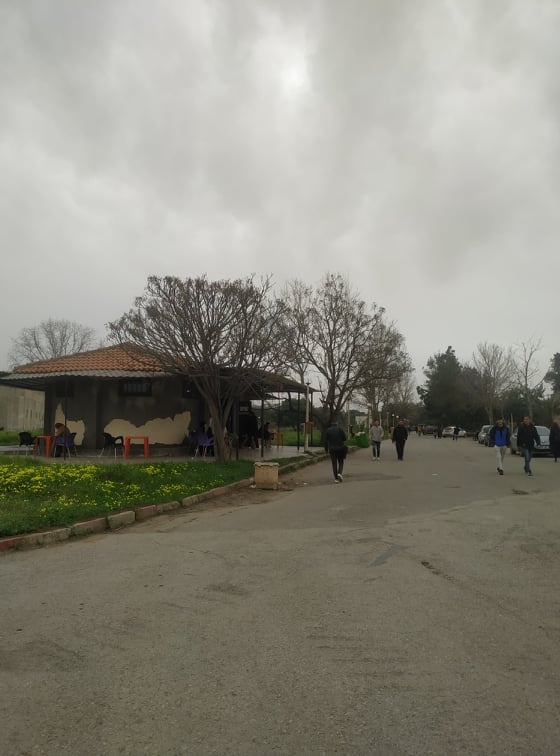
#> input picture Homography/image5.jpg, 560 x 756 px
$ jupyter execute stitch.ipynb
#> lines starting #> are read from the running program, lines starting #| are printed output that depends on the picture
[cell 1]
import cv2
import numpy as np
import matplotlib.pyplot as plt

[cell 2]
img_r = cv2.imread('image5.jpg')
#> img_r is the input picture: shape (756, 560, 3); mean B, G, R 126, 137.1, 139.3
imgr = cv2.cvtColor(img_r,cv2.COLOR_BGR2GRAY)
cv2.imshow('original_image_right', img_r)
#original_image_left
img_l = cv2.imread('image4.jpg')
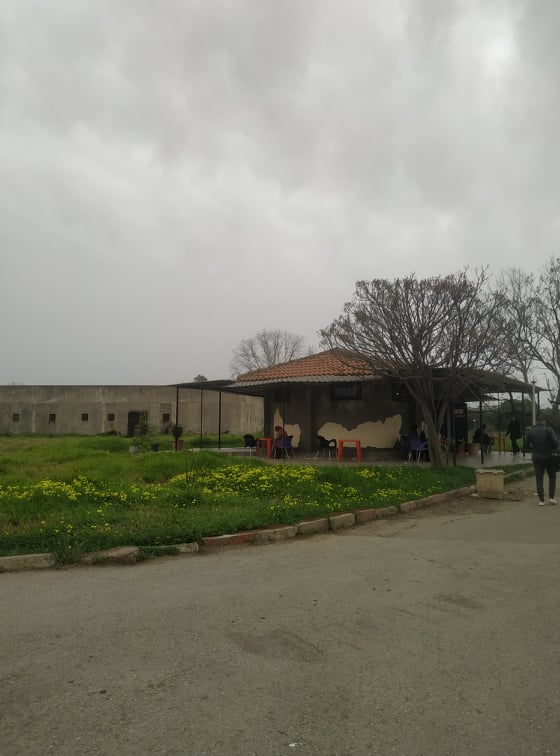
#> input picture Homography/image4.jpg, 560 x 756 px
#> img_l is the input picture: shape (756, 560, 3); mean B, G, R 123, 136.3, 136.9
imgl = cv2.cvtColor(img_l,cv2.COLOR_BGR2GRAY)
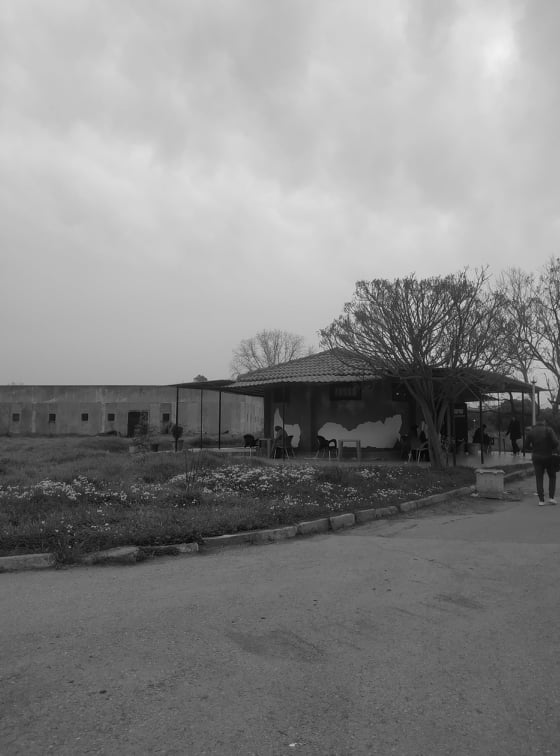
#> imgl: shape (756, 560); min 0, max 241, mean 134.9

sift = cv2.SIFT_create() # create SIFT object
# find key points
kpr, desr = sift.detectAndCompute(imgr,None) # find key points and descriptors
#> kpr = 1040 keypoints; strongest (x, y, size): (243, 362, 2), (183, 354, 2.1), (256, 403, 5.5), (200, 345, 2.8)
kpl, desl = sift.detectAndCompute(imgl,None) # find key points and descriptors
#> kpl = 903 keypoints; strongest (x, y, size): (458, 363, 1.9), (424, 348, 2), (410, 347, 2.7), (392, 356, 2.1)

cv2.imshow('original_image_left_keypoints',cv2.drawKeypoints(img_l,kpl,None))
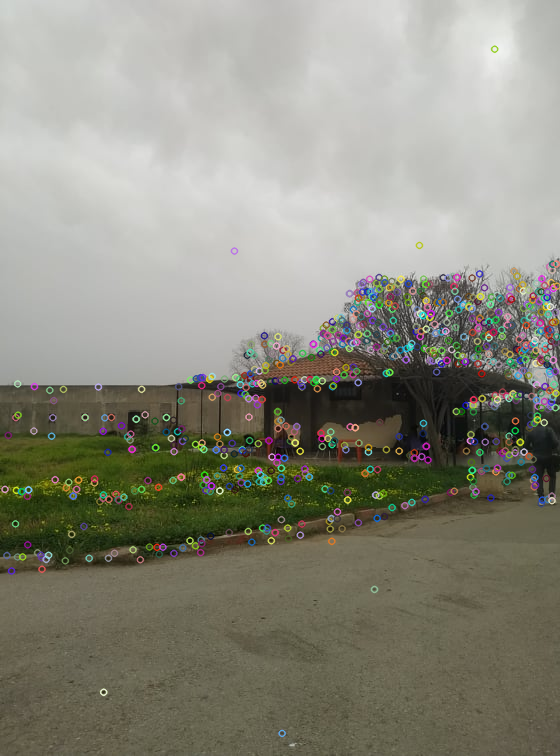
#> window 'original_image_left_keypoints': shape (756, 560, 3); mean B, G, R 124.9, 137.7, 138.4
cv2.waitKey(0)

cv2.imshow('original_image_right_keypoints',cv2.drawKeypoints(img_r,kpr,None))
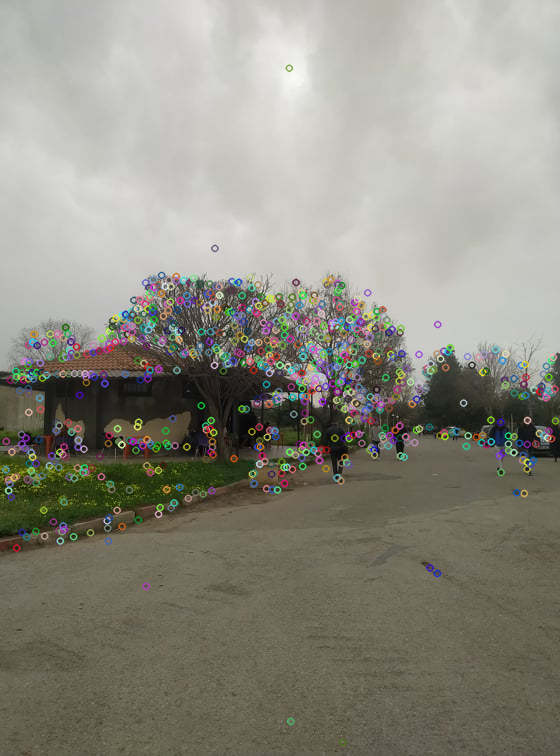
#> window 'original_image_right_keypoints': shape (756, 560, 3); mean B, G, R 127.9, 138.6, 140.6
cv2.waitKey(0)

match = cv2.BFMatcher()
matches = match.knnMatch(desr,desl,k=2)
#> matches = 1040 matches

good = []
for m,n in matches:
    if m.distance < 0.3*n.distance:
        good.append(m)
#> after the loop, good = 52 matches

draw_params = dict(matchColor=(0,255,0),
                       singlePointColor=None,
                       flags=2)

img3 = cv2.drawMatches(img_r,kpr,img_l,kpl,good,None,**draw_params)
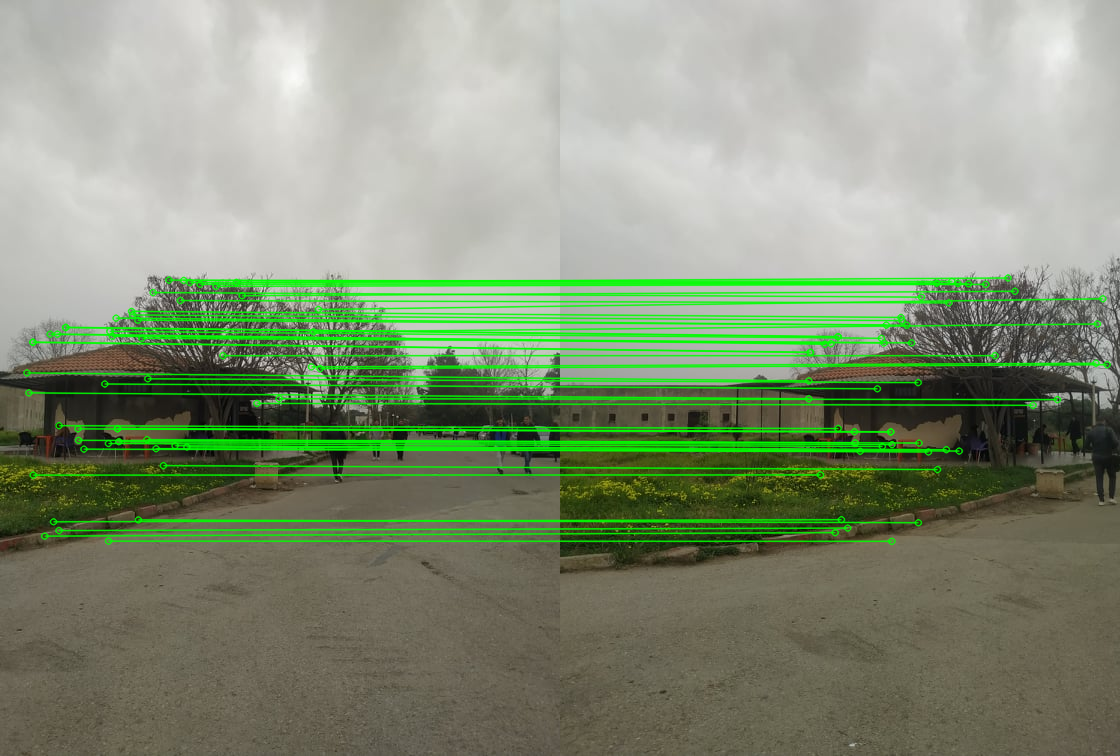
#> img3: shape (756, 1120, 3); mean B, G, R 118.7, 144.6, 131.5
cv2.imshow("Draw Matches Left Right.jpg", img3)
cv2.waitKey(0)

MIN_MATCH_COUNT = 10
if len(good) > MIN_MATCH_COUNT:
    src_pts = np.float32([ kpr[m.queryIdx].pt for m in good ]).reshape(-1,1,2)
#> src_pts = 52 rows, first 8: [26.49, 372.4], [28.45, 392.4], [32.36, 341.8], [32.36, 341.8], [32.71, 474.6], [44.18, 535.6], [49.68, 333.7], [53.08, 521.3]
    dst_pts = np.float32([ kpl[m.trainIdx].pt for m in good ]).reshape(-1,1,2)
#> dst_pts = 52 rows, first 8: [248.3, 380.4], [248.3, 398.3], [249.9, 351.9], [249.9, 351.9], [260.1, 474.4], [274.7, 532.1], [264.4, 343.7], [280.9, 519.2]

    M, mask = cv2.findHomography(src_pts, dst_pts, cv2.RANSAC, 5.0)
#> M = [[0.733, 0.0542, 210], [-0.243, 0.963, 32.97], [-0.000551, 7.15e-05, 1]]; mask = 52 values, max 1 at index 0, min 0 at index 5, mean 0.904

    h,w = imgr.shape
#> h = 756; w = 560
    pts = np.float32([ [0,0],[0,h-1],[w-1,h-1],[w-1,0] ]).reshape(-1,1,2)
#> pts = [[0, 0], [0, 755], [559, 755], [559, 0]]
    dst = cv2.perspectiveTransform(pts, M)
#> dst = [[210, 32.97], [238, 721.3], [885.7, 837.3], [895.7, -148.7]]
    imgr = cv2.polylines(imgr,[np.int32(dst)],True,255,3, cv2.LINE_AA)
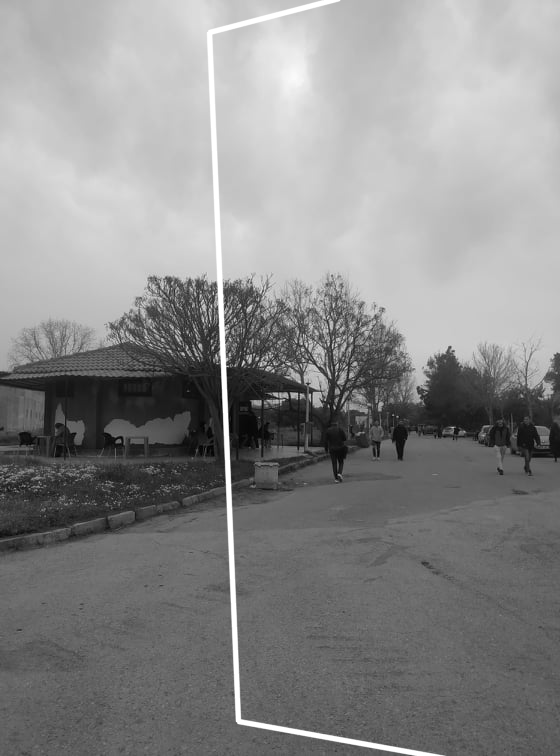
#> imgr: shape (756, 560); min 1, max 255, mean 138.1
    cv2.imshow("right_image_overlapping.jpg", imgr)
    cv2.waitKey(0)
else:
    print("Not enought matches are found - %d/%d", (len(good)/MIN_MATCH_COUNT))
print(img_l.shape[1] + img_r.shape[1], img_l.shape[0])
#| 1120 756
dst = cv2.warpPerspective(img_r,M,(img_l.shape[1] + img_r.shape[1], img_l.shape[0]))
cv2.imshow("dst warpPerspective", dst)
cv2.waitKey(0)
#nls9o image left f result t3 homography on im 1
dst[0:img_l.shape[0],0:img_l.shape[1]] = img_l # we put the left image in the panorama, we put it in the top left corner, because the homography is applied to the right image, so the right image is warped to the left image, so we put the left image in the top left corner of the panorama
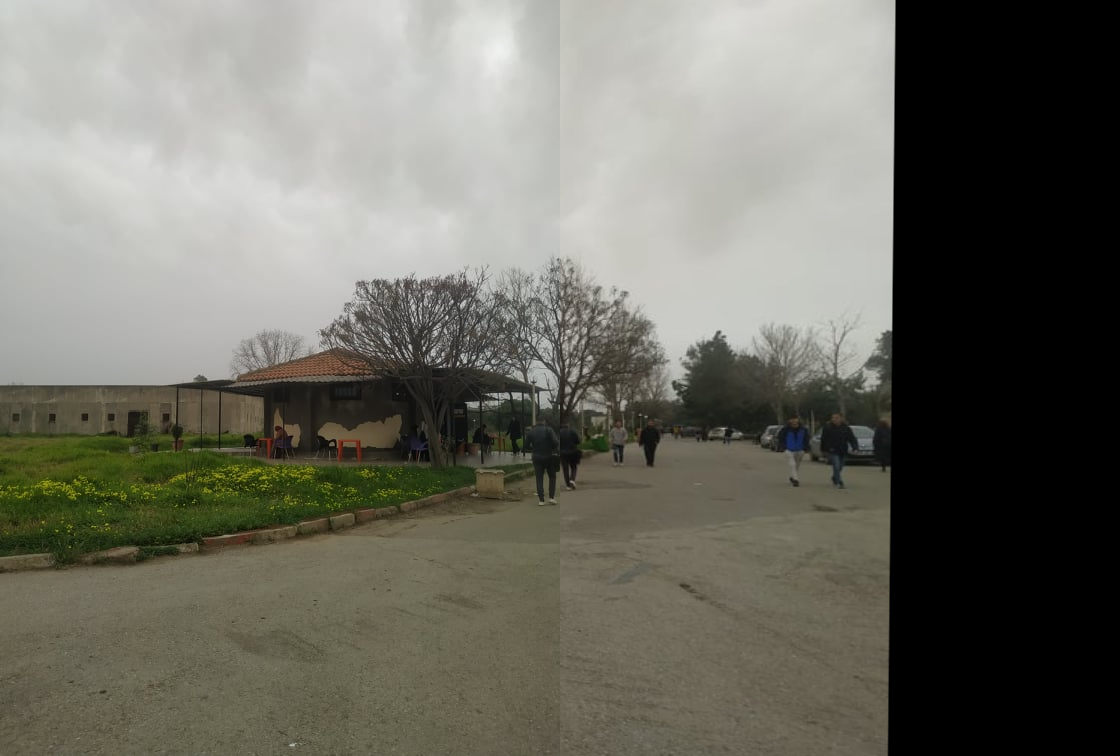
#> dst: shape (756, 1120, 3); mean B, G, R 100.1, 109.7, 110.6
cv2.imshow("add left image to the warped right.jpg", dst)
cv2.waitKey(0)

def trim(frame):
    #crop
    if not np.sum(frame[0]): #if the sum of the first row is 0, then we crop the first row its black
        return trim(frame[1:]) #
    #crop
    if not np.sum(frame[-1]):
        return trim(frame[0:-1])
    #crop
    if not np.sum(frame[:,0]):
        return trim(frame[:,1:])
    #crop
    if not np.sum(frame[:,-1]):
        return trim(frame[:,:-2])
#> in trim (call 40), `return trim(frame[:,:-2])`:
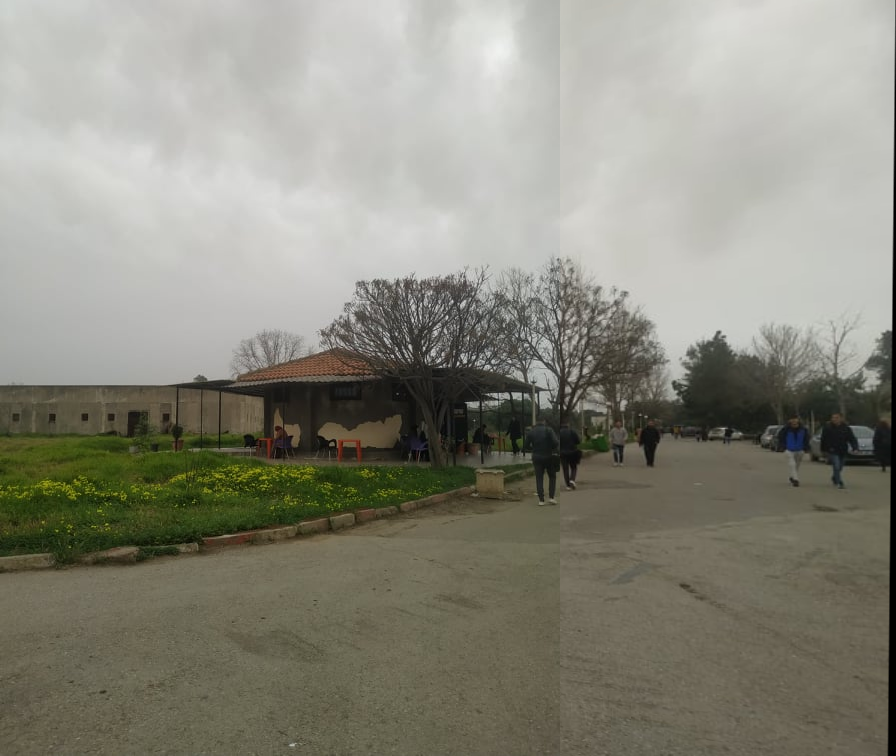
#> returned value: shape (756, 896, 3); mean of channels 0, 1, 2 125.1, 137.2, 138.2; drawn as B, G, R
    return frame
#https://www.w3schools.com/python/numpy/numpy_array_slicing.asp
arr = np.array([[1, 2, 3, 4, 5], [6, 7, 8, 9, 10]])
print(arr[:, -1])
print(arr[:, :-2])
print(arr[:,0])
print(arr[:,1:])
print(arr[-1])
print(arr[0:-1])
print(arr[0])
print(arr[1:])

cv2.imshow("original_image_stitched_crop.jpg", trim(dst))
cv2.waitKey(0)
cv2.imwrite("original_image_stitched_crop.jpg", trim(dst))
#> Out = True
